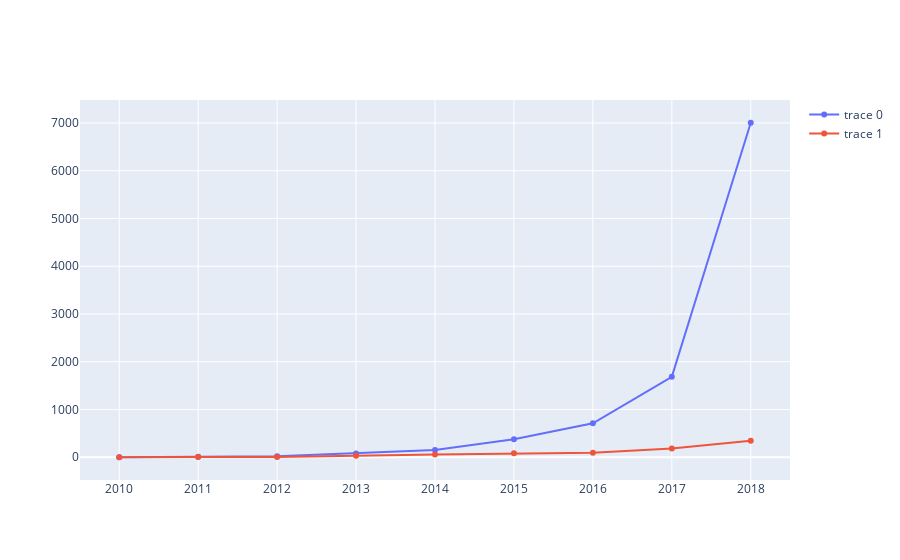

Source (notebook cell):
### Code cell
fig=go.Figure(data=y)
iplot(fig)

### Figure 1 — Plotly figure (JSON) as saved in the notebook; plotly's stock layout.template omitted (floating-point values rounded to 4 significant figures)
{"data": [{"type": "scatter", "x": [2018, 2017, 2016, 2015, 2014, 2013, 2012, 2011, 2010], "y": [7004, 1684, 710, 377, 150, 81, 21, 12, 1]}, {"type": "scatter", "x": [2018, 2017, 2016, 2015, 2014, 2013, 2012, 2011, 2010], "y": [345, 183, 94, 82, 59, 29, 5, 3, 0]}], "layout": {}}
